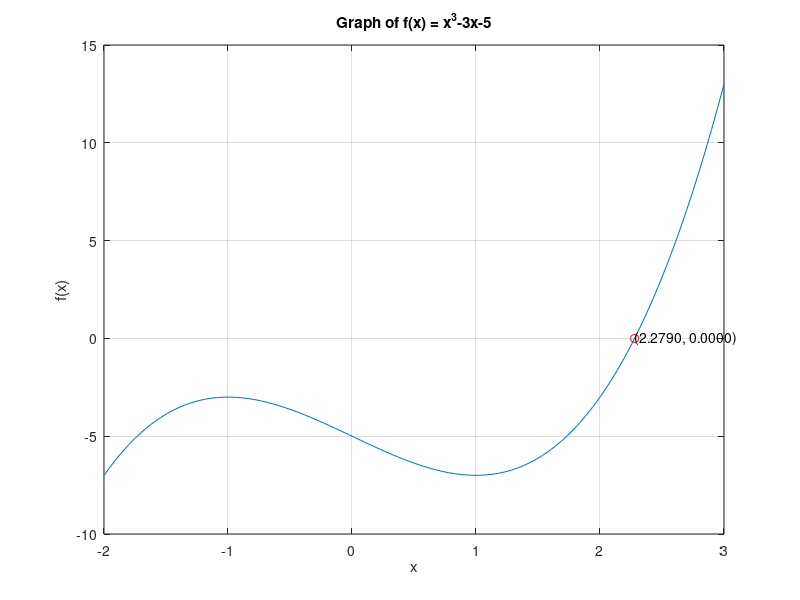

Write the MATLAB code that produced this figure.
clc; clear; close all;

% Define the function
f = @(x) x.^3-3*x-5;

% Define the search interval
xl = 2;
xu = 3;

% Set the desired relative error and maximum number of iterations
es = 0.0001;
maxiter = 50;

% Initialize variables
iter = 0;
xm = xl;
ea = 100;

% Loop until the desired relative error or maximum number of iterations is reached
while ea > es && iter < maxiter
    % Store the previous estimate of the root
    xrold = xm;

    % Calculate the midpoint of the search interval
    xm = (xl + xu) / 2;

    % Evaluate the function at the midpoint
    fxm = f(xm);

    % Calculate the approximate relative error
    if xm ~= 0
        ea = abs((xm - xrold) / xm) * 100;
    end

    % Increment the iteration counter
    iter = iter + 1;

    % Display the results for this iteration
    fprintf('Iteration %d:\n', iter);
    fprintf('  xl = %.6f\n', xl);
    fprintf('  xu = %.6f\n', xu);
    fprintf('  xm = %.6f\n', xm);
    fprintf('  f(xl) = %.6f\n', f(xl));
    fprintf('  f(xu) = %.6f\n', f(xu));
    fprintf('  f(xm) = %.6f\n', fxm);
    fprintf('  Approximate relative error = %.6f%%\n\n', ea);

    % Update the search interval based on the sign of the function value at the midpoint
    if fxm < 0
        xl = xm;
    else
        xu = xm;
    end
end

% Display the final results
fprintf('Estimated root: %f\n', xm);
fprintf('Function value at root: %f\n', fxm);
fprintf('Approximate relative error: %f%%\n', ea);
fprintf('Number of iterations: %d\n', iter);

% Plot the graph of the function
x = linspace(-2, 3);
y = f(x);
plot(x, y);
grid on;
xlabel('x');
ylabel('f(x)');
title(sprintf('Graph of f(x) = x^3-3x-5'));

% Add a marker for the root on the graph
hold on;
plot(xm, fxm, 'ro');
text(xm, fxm, sprintf('(%.4f, %.4f)', xm, fxm));
hold off;

